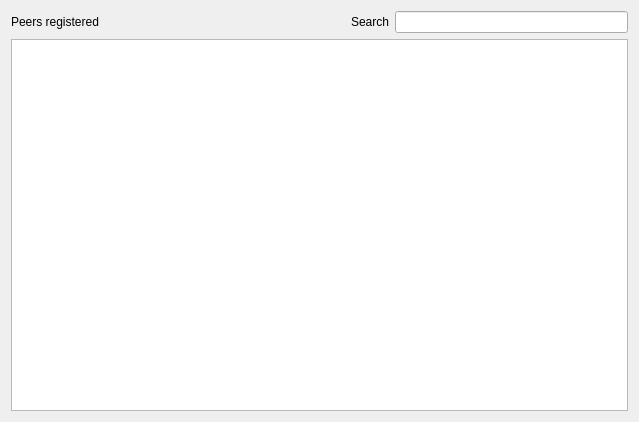
<?xml version="1.0" encoding="UTF-8"?>
<ui version="4.0">
 <class>PeersManager</class>
 <widget class="QWidget" name="PeersManager">
  <property name="geometry">
   <rect>
    <x>0</x>
    <y>0</y>
    <width>639</width>
    <height>422</height>
   </rect>
  </property>
  <property name="windowTitle">
   <string>Form</string>
  </property>
  <layout class="QVBoxLayout" name="verticalLayout_2">
   <item>
    <layout class="QVBoxLayout" name="verticalLayout">
     <item>
      <layout class="QHBoxLayout" name="horizontalLayout_3">
       <item>
        <widget class="QLabel" name="label">
         <property name="text">
          <string>Peers registered</string>
         </property>
        </widget>
       </item>
       <item>
        <widget class="QLabel" name="peersCountLabel">
         <property name="text">
          <string/>
         </property>
        </widget>
       </item>
       <item>
        <spacer name="horizontalSpacer">
         <property name="orientation">
          <enum>Qt::Horizontal</enum>
         </property>
         <property name="sizeHint" stdset="0">
          <size>
           <width>40</width>
           <height>20</height>
          </size>
         </property>
        </spacer>
       </item>
       <item>
        <widget class="QLabel" name="label_2">
         <property name="text">
          <string>Search</string>
         </property>
        </widget>
       </item>
       <item>
        <widget class="QLineEdit" name="search">
         <property name="maximumSize">
          <size>
           <width>250</width>
           <height>16777215</height>
          </size>
         </property>
         <property name="maxLength">
          <number>128</number>
         </property>
        </widget>
       </item>
      </layout>
     </item>
     <item>
      <widget class="QTreeView" name="tree"/>
     </item>
    </layout>
   </item>
  </layout>
 </widget>
 <resources/>
 <connections/>
</ui>
